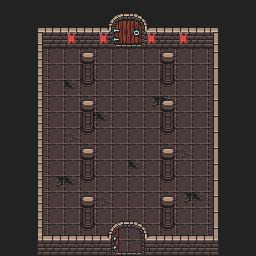

Rendered tile map (Tiled .tmx) drawn with the repository's tilesets; below, a short description and the full map source, tile grids included:
An orthogonal 16x16 tile map with 16x16 px tiles, 9 tile layers (Floor, Traps, Side_walls, Side_doors, ...), 1 hidden layer not drawn, 3 tilesets.

<map version="1.10" tiledversion="1.11.2" orientation="orthogonal" renderorder="right-down" width="16" height="16" tilewidth="16" tileheight="16" infinite="0" nextlayerid="11" nextobjectid="1">
 <editorsettings>
  <export target="donjon1_room1/donjon1_room1.csv" format="csv" />
 </editorsettings>
 <tileset firstgid="1" source="Tilesets/0x72_DungeonTilesetII_v1.7.tsx" />
 <tileset firstgid="1025" source="Tilesets/atlas_walls_high-16x32.tsx" />
 <tileset firstgid="1217" source="Tilesets/atlas_walls_low-16x16.tsx" />
 <layer id="1" name="Floor" width="16" height="16">
  <data encoding="csv">
1250,1250,1250,1250,1250,1250,1250,1250,1250,1250,1250,1250,1250,1250,1250,1250,
1250,1250,1250,1250,1250,1250,1250,1250,1250,1250,1250,1250,1250,1250,1250,1250,
1250,1250,1250,130,130,130,130,130,130,130,130,130,130,1250,1250,1250,
1250,1250,130,130,130,130,130,130,130,130,130,130,130,130,1250,1250,
1250,1250,130,130,130,130,130,130,130,130,131,130,130,130,1250,1250,
1250,1250,130,130,195,130,130,130,130,130,130,130,130,130,1250,1250,
1250,1250,130,130,130,130,130,130,130,194,195,130,130,130,1250,1250,
1250,1250,130,130,130,194,195,130,130,130,130,130,130,130,1250,1250,
1250,1250,130,130,131,130,130,130,130,130,130,130,130,130,1250,1250,
1250,1250,130,130,130,130,130,130,130,130,130,131,130,130,1250,1250,
1250,1250,130,130,130,130,130,130,195,130,130,130,130,130,1250,1250,
1250,1250,130,194,195,130,130,130,130,130,130,130,130,130,1250,1250,
1250,1250,130,130,130,130,131,130,130,130,130,194,195,130,1250,1250,
1250,1250,130,130,130,130,130,130,130,130,130,130,130,130,1250,1250,
1250,1250,130,130,130,130,130,130,130,130,130,130,130,130,1250,1250,
1250,1250,1250,130,130,130,130,130,130,130,130,130,130,1250,1250,1250
</data>
 </layer>
 <layer id="6" name="Traps" width="16" height="16">
  <data encoding="csv">
0,0,0,0,0,0,0,0,0,0,0,0,0,0,0,0,
0,0,0,0,0,0,0,0,0,0,0,0,0,0,0,0,
0,0,0,0,0,0,0,0,0,0,0,0,0,0,0,0,
0,0,0,0,0,0,0,0,0,0,0,0,0,0,0,0,
0,0,0,0,0,0,0,0,0,0,0,0,0,0,0,0,
0,0,0,0,0,0,0,0,0,0,0,0,0,0,0,0,
0,0,0,0,0,0,0,0,0,0,0,0,0,0,0,0,
0,0,0,0,0,0,0,0,0,0,0,0,0,0,0,0,
0,0,0,0,0,0,0,0,0,0,0,0,0,0,0,0,
0,0,0,0,0,0,0,0,0,0,0,0,0,0,0,0,
0,0,0,0,0,0,0,0,0,0,0,0,0,0,0,0,
0,0,0,0,0,0,0,0,0,0,0,0,0,0,0,0,
0,0,0,0,0,0,0,0,0,0,0,0,0,0,0,0,
0,0,0,0,0,0,0,0,0,0,0,0,0,0,0,0,
0,0,0,0,0,0,0,0,0,0,0,0,0,0,0,0,
0,0,0,0,0,0,0,0,0,0,0,0,0,0,0,0
</data>
 </layer>
 <layer id="2" name="Side_walls" width="16" height="16">
  <data encoding="csv">
0,0,0,0,0,0,0,0,0,0,0,0,0,0,0,0,
0,0,0,0,0,0,0,0,0,0,0,0,0,0,0,0,
0,0,0,0,0,0,0,0,0,0,0,0,0,0,0,0,
0,0,1156,0,0,0,0,0,0,0,0,0,0,1105,0,0,
0,0,1156,0,0,0,0,0,0,0,0,0,0,1105,0,0,
0,0,1156,0,0,0,0,0,0,0,0,0,0,1105,0,0,
0,0,1156,0,0,0,0,0,0,0,0,0,0,1105,0,0,
0,0,1156,0,0,0,0,0,0,0,0,0,0,1105,0,0,
0,0,1156,0,0,0,0,0,0,0,0,0,0,1105,0,0,
0,0,1156,0,0,0,0,0,0,0,0,0,0,1105,0,0,
0,0,1156,0,0,0,0,0,0,0,0,0,0,1105,0,0,
0,0,1156,0,0,0,0,0,0,0,0,0,0,1105,0,0,
0,0,1156,0,0,0,0,0,0,0,0,0,0,1105,0,0,
0,0,1156,0,0,0,0,0,0,0,0,0,0,1105,0,0,
0,0,1156,0,0,0,0,0,0,0,0,0,0,1105,0,0,
0,0,0,0,0,0,0,0,0,0,0,0,0,0,0,0
</data>
 </layer>
 <layer id="3" name="Side_doors" width="16" height="16">
  <data encoding="csv">
0,0,0,0,0,0,0,0,0,0,0,0,0,0,0,0,
0,0,0,0,0,0,0,0,0,0,0,0,0,0,0,0,
0,0,0,0,0,0,0,0,0,0,0,0,0,0,0,0,
0,0,0,0,0,0,0,0,0,0,0,0,0,0,0,0,
0,0,0,0,0,0,0,0,0,0,0,0,0,0,0,0,
0,0,0,0,0,0,0,0,0,0,0,0,0,0,0,0,
0,0,0,0,0,0,0,0,0,0,0,0,0,0,0,0,
0,0,0,0,0,0,0,0,0,0,0,0,0,0,0,0,
0,0,0,0,0,0,0,0,0,0,0,0,0,0,0,0,
0,0,0,0,0,0,0,0,0,0,0,0,0,0,0,0,
0,0,0,0,0,0,0,0,0,0,0,0,0,0,0,0,
0,0,0,0,0,0,0,0,0,0,0,0,0,0,0,0,
0,0,0,0,0,0,0,0,0,0,0,0,0,0,0,0,
0,0,0,0,0,0,0,0,0,0,0,0,0,0,0,0,
0,0,0,0,0,0,0,0,0,0,0,0,0,0,0,0,
0,0,0,0,0,0,0,0,0,0,0,0,0,0,0,0
</data>
 </layer>
 <layer id="4" name="Front_walls" width="16" height="16">
  <data encoding="csv">
0,0,0,0,0,0,0,0,0,0,0,0,0,0,0,0,
0,0,1127,1178,1178,1178,1178,0,0,1178,1178,1178,1178,1126,0,0,
0,0,1151,1202,1202,1202,1202,0,0,1202,1202,1202,1202,1150,0,0,
0,0,0,0,0,0,0,0,0,0,0,0,0,0,0,0,
0,0,0,0,0,0,0,0,0,0,0,0,0,0,0,0,
0,0,0,0,0,0,0,0,0,0,0,0,0,0,0,0,
0,0,0,0,0,0,0,0,0,0,0,0,0,0,0,0,
0,0,0,0,0,0,0,0,0,0,0,0,0,0,0,0,
0,0,0,0,0,0,0,0,0,0,0,0,0,0,0,0,
0,0,0,0,0,0,0,0,0,0,0,0,0,0,0,0,
0,0,0,0,0,0,0,0,0,0,0,0,0,0,0,0,
0,0,0,0,0,0,0,0,0,0,0,0,0,0,0,0,
0,0,0,0,0,0,0,0,0,0,0,0,0,0,0,0,
0,0,0,0,0,0,0,0,0,0,0,0,0,0,0,0,
0,0,1122,1178,1178,1178,1178,0,0,1178,1178,1178,1178,1124,0,0,
0,0,1146,1202,1202,1202,1202,0,0,1202,1202,1202,1202,1148,0,0
</data>
 </layer>
 <layer id="5" name="Front_doors" width="16" height="16">
  <data encoding="csv">
0,0,0,0,0,0,0,1162,1163,0,0,0,0,0,0,0,
0,0,0,0,0,0,1185,1186,1187,1188,0,0,0,0,0,0,
0,0,0,0,0,0,1209,1210,1211,1212,0,0,0,0,0,0,
0,0,0,0,0,0,0,0,0,0,0,0,0,0,0,0,
0,0,0,0,0,0,0,0,0,0,0,0,0,0,0,0,
0,0,0,0,0,0,0,0,0,0,0,0,0,0,0,0,
0,0,0,0,0,0,0,0,0,0,0,0,0,0,0,0,
0,0,0,0,0,0,0,0,0,0,0,0,0,0,0,0,
0,0,0,0,0,0,0,0,0,0,0,0,0,0,0,0,
0,0,0,0,0,0,0,0,0,0,0,0,0,0,0,0,
0,0,0,0,0,0,0,0,0,0,0,0,0,0,0,0,
0,0,0,0,0,0,0,0,0,0,0,0,0,0,0,0,
0,0,0,0,0,0,0,0,0,0,0,0,0,0,0,0,
0,0,0,0,0,0,0,1166,1167,0,0,0,0,0,0,0,
0,0,0,0,0,0,1189,1190,1191,1192,0,0,0,0,0,0,
0,0,0,0,0,0,1213,1214,1215,1216,0,0,0,0,0,0
</data>
 </layer>
 <layer id="7" name="Decorations" width="16" height="16">
  <data encoding="csv">
0,0,0,0,0,0,0,0,0,0,0,0,0,0,0,0,
0,0,0,0,0,0,0,0,0,0,0,0,0,0,0,0,
0,0,0,0,66,0,66,0,0,66,0,66,0,0,0,0,
0,0,0,0,0,0,0,0,0,0,0,0,0,0,0,0,
0,0,0,0,0,0,0,0,0,0,0,0,0,0,0,0,
0,0,0,0,0,0,0,0,0,0,0,0,0,0,0,0,
0,0,0,0,0,0,0,0,0,0,0,0,0,0,0,0,
0,0,0,0,0,0,0,0,0,0,0,0,0,0,0,0,
0,0,0,0,0,0,0,0,0,0,0,0,0,0,0,0,
0,0,0,0,0,0,0,0,0,0,0,0,0,0,0,0,
0,0,0,0,0,0,0,0,0,0,0,0,0,0,0,0,
0,0,0,0,0,0,0,0,0,0,0,0,0,0,0,0,
0,0,0,0,0,0,0,0,0,0,0,0,0,0,0,0,
0,0,0,0,0,0,0,0,0,0,0,0,0,0,0,0,
0,0,0,0,0,0,0,0,0,0,0,0,0,0,0,0,
0,0,0,0,0,0,0,0,0,0,0,0,0,0,0,0
</data>
 </layer>
 <layer id="9" name="Chests" width="16" height="16">
  <data encoding="csv">
0,0,0,0,0,0,0,0,0,0,0,0,0,0,0,0,
0,0,0,0,0,0,0,0,0,0,0,0,0,0,0,0,
0,0,0,0,0,0,0,0,0,0,0,0,0,0,0,0,
0,0,0,0,0,0,0,0,0,0,0,0,0,0,0,0,
0,0,0,0,0,0,0,0,0,0,0,0,0,0,0,0,
0,0,0,0,0,0,0,0,0,0,0,0,0,0,0,0,
0,0,0,0,0,0,0,0,0,0,0,0,0,0,0,0,
0,0,0,0,0,0,0,0,0,0,0,0,0,0,0,0,
0,0,0,0,0,0,0,0,0,0,0,0,0,0,0,0,
0,0,0,0,0,0,0,0,0,0,0,0,0,0,0,0,
0,0,0,0,0,0,0,0,0,0,0,0,0,0,0,0,
0,0,0,0,0,0,0,0,0,0,0,0,0,0,0,0,
0,0,0,0,0,0,0,0,0,0,0,0,0,0,0,0,
0,0,0,0,0,0,0,0,0,0,0,0,0,0,0,0,
0,0,0,0,0,0,0,0,0,0,0,0,0,0,0,0,
0,0,0,0,0,0,0,0,0,0,0,0,0,0,0,0
</data>
 </layer>
 <layer id="8" name="Pillar" width="16" height="16">
  <data encoding="csv">
0,0,0,0,0,0,0,0,0,0,0,0,0,0,0,0,
0,0,0,0,0,0,0,0,0,0,0,0,0,0,0,0,
0,0,0,0,0,0,0,0,0,0,0,0,0,0,0,0,
0,0,0,0,0,166,0,0,0,0,166,0,0,0,0,0,
0,0,0,0,0,198,0,0,0,0,198,0,0,0,0,0,
0,0,0,0,0,230,0,0,0,0,230,0,0,0,0,0,
0,0,0,0,0,166,0,0,0,0,166,0,0,0,0,0,
0,0,0,0,0,198,0,0,0,0,198,0,0,0,0,0,
0,0,0,0,0,230,0,0,0,0,230,0,0,0,0,0,
0,0,0,0,0,166,0,0,0,0,166,0,0,0,0,0,
0,0,0,0,0,198,0,0,0,0,198,0,0,0,0,0,
0,0,0,0,0,230,0,0,0,0,230,0,0,0,0,0,
0,0,0,0,0,166,0,0,0,0,166,0,0,0,0,0,
0,0,0,0,0,198,0,0,0,0,198,0,0,0,0,0,
0,0,0,0,0,230,0,0,0,0,230,0,0,0,0,0,
0,0,0,0,0,0,0,0,0,0,0,0,0,0,0,0
</data>
 </layer>
 <layer id="10" name="Collisions" width="16" height="16" visible="0">
  <data encoding="csv">
0,0,0,0,0,0,0,0,0,0,0,0,0,0,0,0,
0,0,0,0,0,0,386,386,386,386,0,0,0,0,0,0,
0,0,386,386,386,386,386,120,120,386,386,386,386,386,0,0,
0,0,386,0,0,0,0,691,0,0,0,0,0,386,0,0,
0,0,386,0,0,0,0,0,0,0,0,0,0,386,0,0,
0,0,386,0,0,386,0,0,0,0,386,0,0,386,0,0,
0,0,386,0,0,0,0,0,0,0,0,0,0,386,0,0,
0,0,386,0,0,0,0,0,0,0,0,0,0,386,0,0,
0,0,386,0,0,386,0,0,0,0,386,0,0,386,0,0,
0,0,386,0,0,0,0,0,0,0,0,0,0,386,0,0,
0,0,386,0,0,0,0,0,0,0,0,0,0,386,0,0,
0,0,386,0,0,386,0,0,0,0,386,0,0,386,0,0,
0,0,386,0,0,0,0,0,0,0,0,0,0,386,0,0,
0,0,386,0,0,0,0,0,0,0,0,0,0,386,0,0,
0,0,386,0,0,386,0,275,0,0,386,0,0,386,0,0,
0,0,386,0,0,0,0,307,307,0,0,0,0,386,0,0
</data>
 </layer>
</map>
